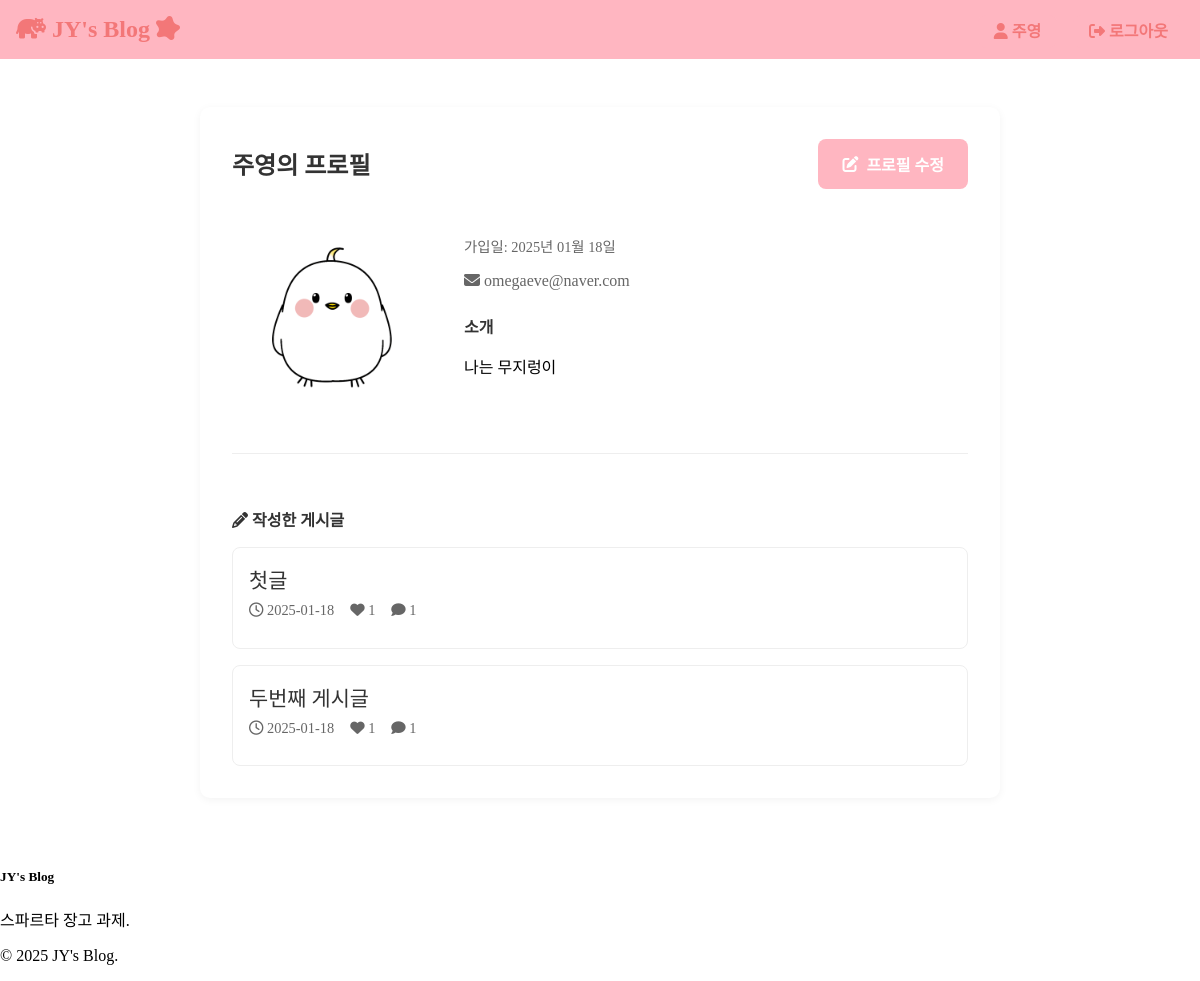
The app's page /accounts/profile/ (signed in) with its own data.
### accounts/models.py (models this page shows, shortened)
class CustomUser(AbstractUser):
    profile_image = models.ImageField(upload_to='profile_images/', null=True, blank=True)
    bio = models.TextField(max_length=500, blank=True)
    created_at = models.DateTimeField(auto_now_add=True)
    updated_at = models.DateTimeField(auto_now=True)

### post/models.py (models this page shows, shortened)
class Post(models.Model):
    title = models.CharField(max_length=200)
    content = models.TextField()
    author = models.ForeignKey(settings.AUTH_USER_MODEL, on_delete=models.CASCADE)
    created_at = models.DateTimeField(auto_now_add=True)
    updated_at = models.DateTimeField(auto_now=True)
    likes = models.ManyToManyField(settings.AUTH_USER_MODEL, related_name='liked_posts', blank=True)  # 추가

### accounts/views.py (the view)
# urls.py: path("profile/", views.profile, name="profile"),
@login_required
def profile(request):
    return render(request, "accounts/profile.html", {"user": request.user})

### templates/accounts/profile.html
{% extends 'base.html' %}
{% block content %}
<div class="profile-container">
    <div class="profile-card">
        <div class="profile-header">
            <h2>{{ user.username }}의 프로필</h2>
            <a href="{% url 'accounts:profile_update' %}" class="btn btn-pink">
                <i class="fas fa-edit"></i> 프로필 수정
            </a>
        </div>
        <div class="profile-info">
            {% if user.profile_image %}
                <img src="{{ user.profile_image.url }}" alt="프로필 이미지" class="profile-image" width = 500>
            {% else %}
                <div class="profile-image-placeholder">
                    <i class="fas fa-user"></i>
                </div>
            {% endif %}
            <div class="profile-details">
                <p class="joined-date">가입일: {{ user.date_joined|date:"Y년 m월 d일" }}</p>
                {% if user.email %}
                    <p class="email"><i class="fas fa-envelope"></i> {{ user.email }}</p>
                {% endif %}
                {% if user.bio %}
                    <div class="bio-section">
                        <h4>소개</h4>
                        <p>{{ user.bio }}</p>
                    </div>
                {% endif %}
            </div>
        </div>
        <div class="posts-section">
            <h4><i class="fas fa-pencil-alt"></i> 작성한 게시글</h4>
            {% with user_posts=user.post_set.all %}
                {% if user_posts %}
                    <div class="post-list">
                        {% for post in user_posts %}
                            <div class="post-item">
                                <a href="{% url 'post:post_detail' post.pk %}" class="post-title">
                                    {{ post.title }}
                                </a>
                                <div class="post-meta">
                                    <span><i class="far fa-clock"></i> {{ post.created_at|date:"Y-m-d" }}</span>
                                    <span><i class="fas fa-heart"></i> {{ post.likes.count }}</span>
                                    <span><i class="fas fa-comment"></i> {{ post.comments.count }}</span>
                                </div>
                            </div>
                        {% endfor %}
                    </div>
                {% else %}
                    <p class="no-posts">작성한 게시글이 없습니다.</p>
                {% endif %}
            {% endwith %}
        </div>
    </div>
</div>
{% endblock %}

### templates/navbar.html (shortened to what this page needs)
<nav>
    <div class="nav-container">
        <a class="nav-brand" href="{% url 'post:post_list' %}">
            <i class="fa-solid fa-hippo"></i> JY's Blog <i class="fa-solid fa-splotch"></i>
        </a>
        <ul class="nav-menu">
            {% if user.is_authenticated %}
                <li>
                    <a class="nav-button" href="{% url 'accounts:profile' %}">
                        <i class="fas fa-user"></i> {{ user.username }}
                    </a>
                </li>
                <li>
                    <a class="nav-button" href="{% url 'accounts:logout' %}">
                        <i class="fas fa-sign-out-alt"></i> 로그아웃
                    </a>
                </li>
            {% endif %}
        </ul>
    </div>
</nav>

### static/css/style.css (style rules this page uses)
body { min-height: 100vh; display: flex; flex-direction: column; margin: 0; }
.btn { padding: 0.8rem 1.5rem; border: none; border-radius: 8px; font-weight: 600; cursor: pointer; transition: all 0.3s ease; display: flex; align-items: center; gap: 0.5rem; text-decoration: none; white-space: nowrap; }
.btn-pink { background-color: #FFB6C1; color: white; }
.post-title { font-size: 1.3rem; color: #333; text-decoration: none; font-weight: 600; display: block; margin-bottom: 0.8rem; }
.post-meta { color: #666; font-size: 0.9rem; margin-bottom: 0.8rem; }
.profile-container { max-width: 800px; margin: 3rem auto; padding: 0 1rem; }
.profile-card { background: white; border-radius: 10px; padding: 2rem; box-shadow: 0 2px 8px rgba(0,0,0,0.05); }
.profile-header { display: flex; justify-content: space-between; align-items: center; margin-bottom: 2rem; }
.profile-header h2 { color: #333; margin: 0; }
.profile-info { display: flex; gap: 2rem; margin-bottom: 2rem; }
.profile-image { width: 200px; height: 200px; object-fit: cover; border-radius: 10px; }
.profile-details { flex: 1; }
.joined-date { color: #666; font-size: 0.9rem; margin-bottom: 1rem; }
.email { color: #666; margin-bottom: 1rem; }
.bio-section { margin-top: 1.5rem; }
.bio-section h4 { color: #333; margin-bottom: 0.5rem; }
.posts-section { margin-top: 2rem; border-top: 1px solid #eee; padding-top: 2rem; }
.posts-section h4 { color: #333; margin-bottom: 1rem; }
.post-list { display: flex; flex-direction: column; gap: 1rem; }
.post-item { padding: 1rem; border: 1px solid #eee; border-radius: 8px; transition: all 0.3s ease; }
.post-title { color: #333; text-decoration: none; font-weight: 500; display: block; margin-bottom: 0.5rem; }
.post-meta { display: flex; gap: 1rem; color: #666; font-size: 0.9rem; }

### templates/navbar.html (style rules this page uses)
nav { background-color: #FFB6C1; padding: 1rem; }
.nav-container { max-width: 1200px; margin: 0 auto; display: flex; justify-content: space-between; align-items: center; }
.nav-brand { color: #F37778; text-decoration: none; font-weight: bold; font-size: 1.5rem; }
.nav-menu { display: flex; list-style: none; margin: 0; padding: 0; gap: 1rem; }
.nav-button { padding: 0.5rem 1rem; border: 2px #FFB6C1; border-radius: 8px; background-color: #FFB6C1; color: #F37778; text-decoration: none; font-size: 1rem; font-weight: bold; transition: all 0.3s ease; }

### records on screen
CustomUser: username "주영", profile_image (picture), date_joined "2025년 01월 18일", email "omegaeve@naver.com", bio "나는 무지렁이"
Post: title "첫글", created_at "2025-01-18", likes.count "1", comments.count "1"
Post: title "두번째 게시글", created_at "2025-01-18", likes.count "1", comments.count "1"
